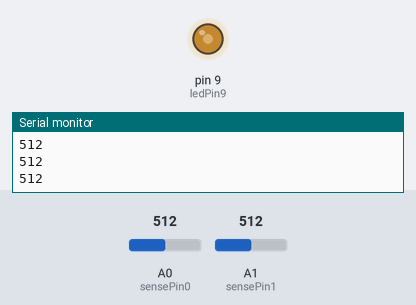
The sketch below on a simulated Arduino Uno, built with avr-gcc and run on an emulated ATmega328P. On the bench: output pins drawn as LEDs (lit = HIGH), the last lines printed to the serial monitor. The test bench sets the inputs (shaded band); at power-on: A0 (sensePin0) = 512, A1 (sensePin1) = 512.

Above: at 1.3 s.
1.4 s: A0 (sensePin0) set to 716
At 2.6 s:
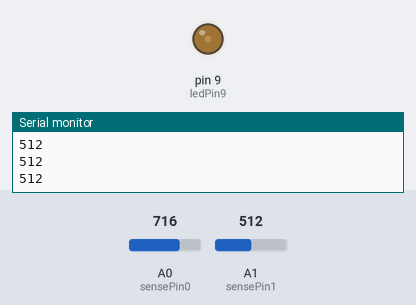
3.0 s: A0 (sensePin0) set to 306
At 3.9 s:
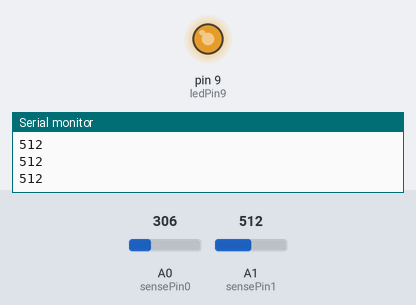
4.5 s: A0 (sensePin0) set to 511
At 5.0 s:
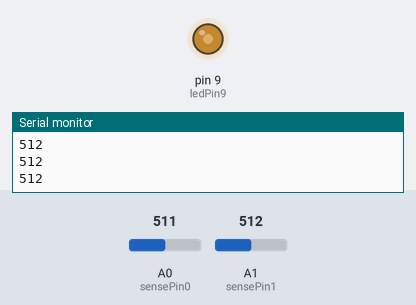
Timing chart, 0 to 7.5 s (numbered marks = the images above; inputs shaded):
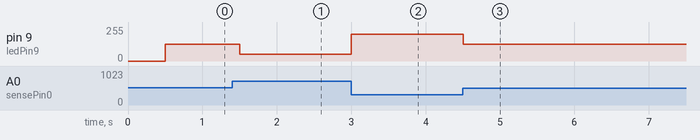

Measured:
- after the input at 1.4 s, pin 9 (ledPin9): 124/255 → 49/255 after 0.10 s
- after the input at 3.0 s, pin 9 (ledPin9): 49/255 → 199/255 at once
- after the input at 4.5 s, pin 9 (ledPin9): 199/255 → 124/255 at once

The sketch:

Jeremy_Blum_Tutorials_6.5.2.ino
```cpp
//Adaptive Brightness

int sensePin0 = 0;
int sensePin1 = 1;
int ledPin9 = 9;


void setup() {
  analogReference(DEFAULT);
  pinMode(ledPin9, OUTPUT);
  Serial.begin(9600);

}

void loop() {
  int val1 = analogRead(sensePin1);
  Serial.println(val1);
  delay(500);
  int val = analogRead(sensePin0);
  //int val2 = analogRead(sensePin1);
  val = constrain(val,150,850); //for values <750 or >900, it resets them back to 750 and 900.
  int ledLevel = map(val, 150, 850, 255, 0); //maps 750 to 255 and 900 to 0.
  analogWrite(ledPin9, ledLevel);

}
```
